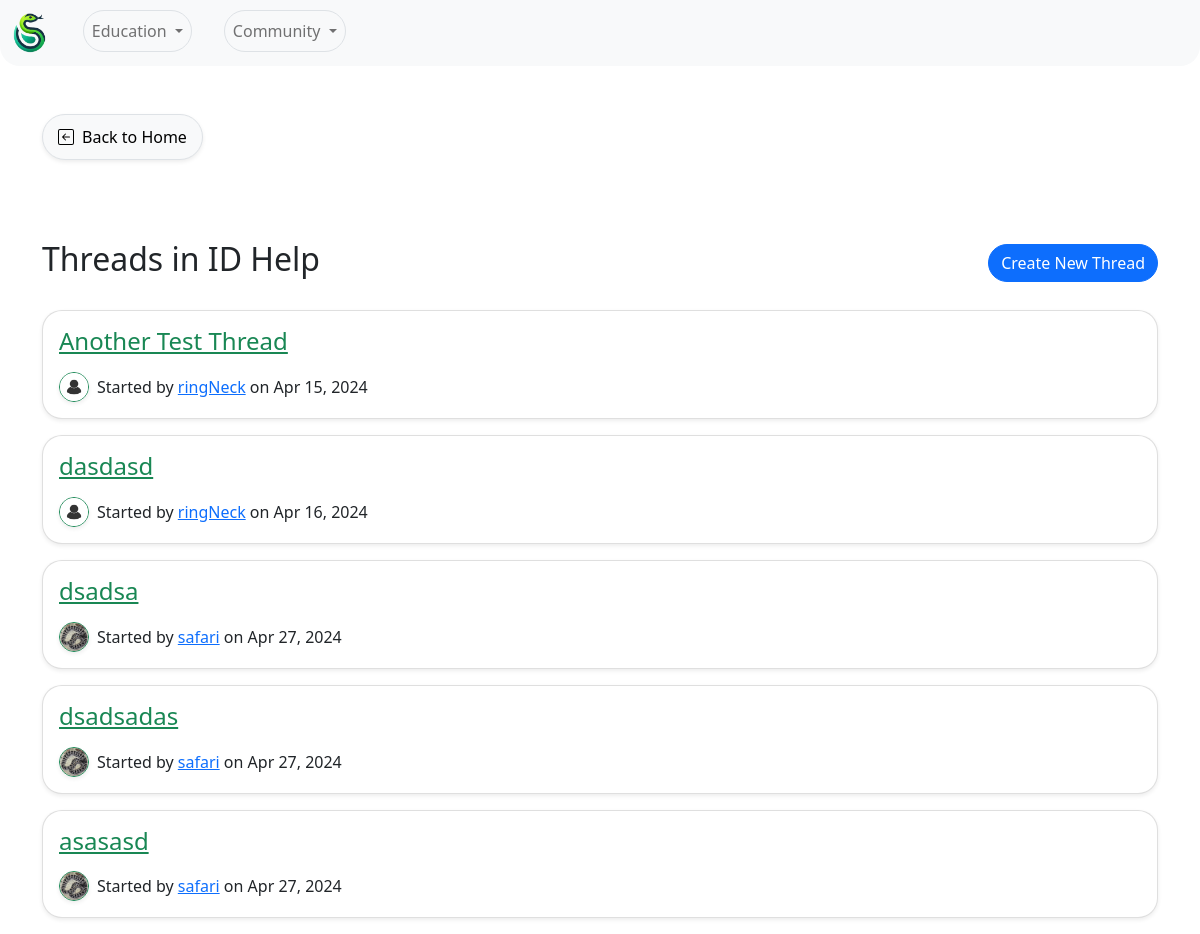
/forum/board/1/, run on an earlier commit of the app's database.
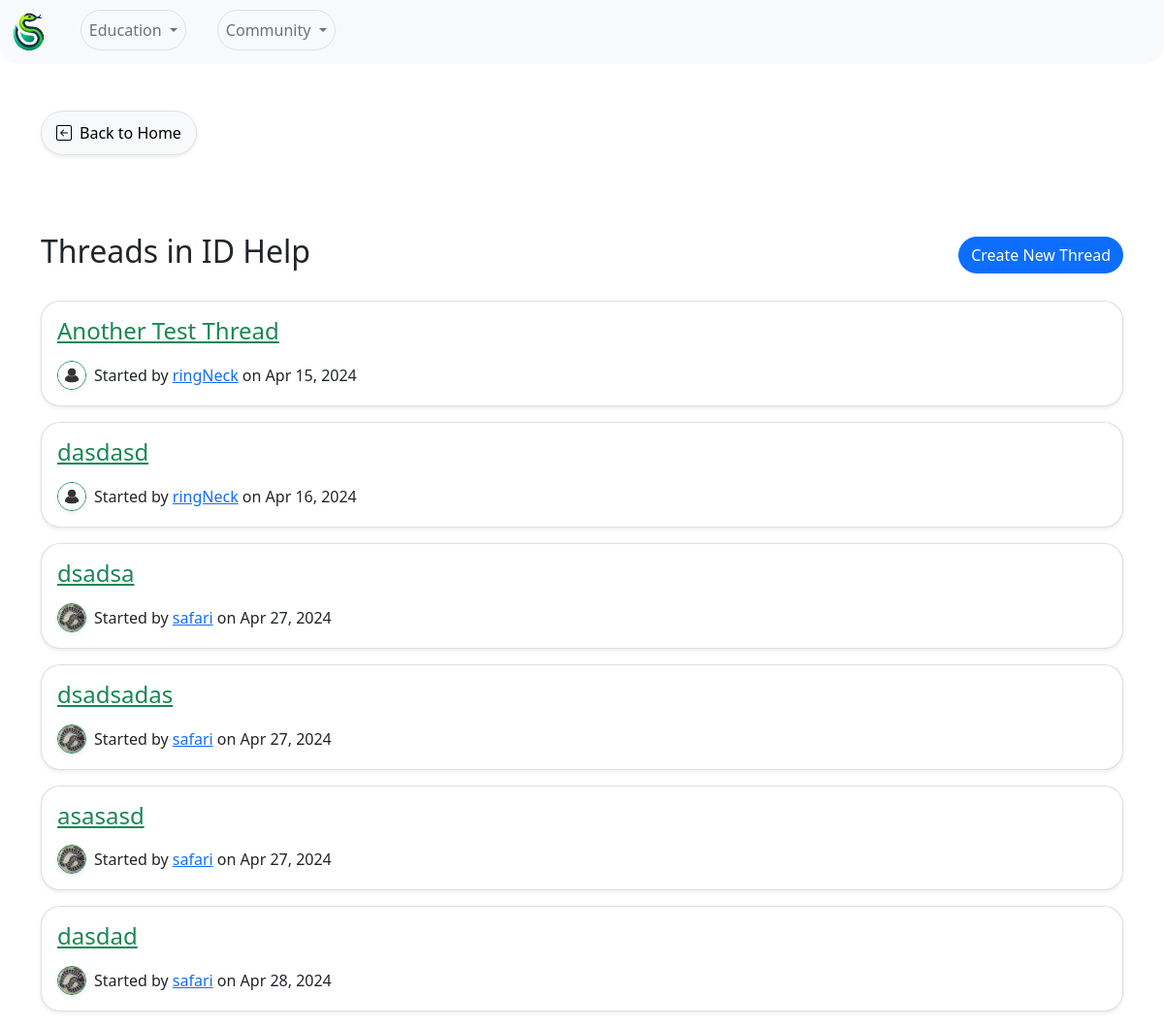
And on a later commit of the database.
### Forum/models.py (models this page shows, shortened)
class Thread(models.Model):
    title = models.CharField(max_length=255)
    board = models.ForeignKey(Board, on_delete=models.CASCADE, related_name='threads')
    starter = models.ForeignKey(User, on_delete=models.CASCADE, related_name='threads_started')
    created_at = models.DateTimeField(auto_now_add=True)
    updated_at = models.DateTimeField(auto_now=True)

### UserAuth/models.py (models this page shows, shortened)
class UserProfile(models.Model):
    user = models.OneToOneField(User, on_delete=models.CASCADE) # Link the user profile to a user model instance
    profile_pic = models.ImageField(upload_to='profile_pics/', default='profile_pics/default.jpg' ,null=True, blank=True) # User profile picture
    bio = models.TextField(null=True, blank=True) # User bio
    observations = models.IntegerField(default=0) # User observation count

### Forum/views.py (the view)
# urls.py: path('board/<int:board_id>/', board_threads, name='board_threads'),
def board_threads(request, board_id):
    board = get_object_or_404(Board, pk=board_id)
    form = NewThreadForm()  # Instantiate the form
    return render(request, 'board_threads.html', {'board': board, 'threads': board.threads.all(), 'form': form})

### Forum/templates/board_threads.html (shortened to what this page needs)
{% extends 'base.html' %}
{% block content %}
<a href="{% url 'home' %}" class="back-button mb-5 shadow-sm rounded-pill">
   Back to Home
</a>
<div class="title-with-button">
   <h2>Threads in {{ board.name }}</h2>
   <button id="newThreadButton" type="button" class="btn btn-primary rounded-pill" data-bs-toggle="collapse"
      data-bs-target="#newThreadFormCollapse">
      Create New Thread
   </button>
</div>
<div class="threads mt-4">
    {% for thread in threads %}
    <div class="card shadow-sm mb-3"  style="border-radius: 20px; overflow: hidden;">
        <div class="card-body">
            <h4><a href="{% url 'thread_posts' thread.id %}" class="link-success">{{ thread.title }}</a></h4>
            <div class="d-flex align-items-center mt-3">
               <img src="{{ MEDIA_URL }}{{ thread.starter.userprofile.profile_pic.url }}" class="rounded-circle border border-success shadow-sm me-2" alt="Profile Picture" style="width: 30px; height: 30px; object-fit: cover;">
               <p class="card-text mb-0">Started by <a href="{% url 'user_profile' username=thread.starter.username %}">{{ thread.starter.username }}</a> on {{ thread.created_at|date:"M d, Y" }}</p>
           </div>
        </div>
    </div>
    {% endfor %}
</div>
{% endblock %}

What changed in the data, as far as the page shows it:
added Thread: title "dasdad", starter.userprofile.profile_pic (picture), starter.username "safari", created_at "Apr 28, 2024"
